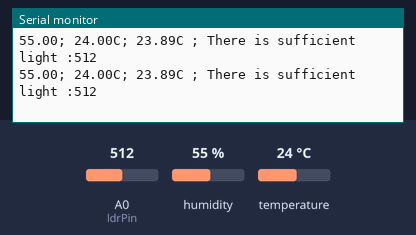
The sketch below on a simulated Arduino Uno, built with avr-gcc and run on an emulated ATmega328P. On the bench: the last lines printed to the serial monitor. The test bench sets the inputs (shaded band); at power-on: A0 (ldrPin) = 512, humidity 55 %, temperature 24 °C.

Above: at 4.8 s.
4.9 s: A0 (ldrPin) set to 585
At 7.3 s:
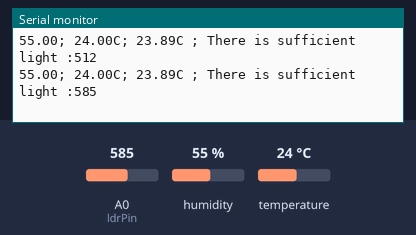
7.9 s: A0 (ldrPin) set to 613
At 8.5 s:
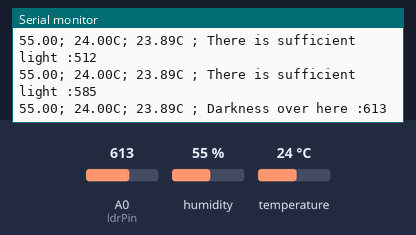

Measured:
- the behaviour switches between 600 and 601 on A0 (ldrPin) (found by bisection; images 1 and 2)
- after the input at 4.9 s, the serial monitor: prints a new line after 1.2 s (image 1)
- after the input at 7.9 s, the serial monitor: prints a new line after 0.20 s (image 2)

The sketch:

weather_detection.ino
```cpp
// (licence header left out)
// REQUIRES the following Arduino libraries:
// - DHT Sensor Library: https://github.com/adafruit/DHT-sensor-library
// - Adafruit Unified Sensor Lib: https://github.com/adafruit/Adafruit_Sensor

#include "DHT.h"

#define DHTPIN 12     // Digital pin connected to the DHT sensor

#define DHTTYPE DHT11   // DHT 11
//#define DHTTYPE DHT22   // DHT 22  (AM2302), AM2321
//#define DHTTYPE DHT21   // DHT 21 (AM2301)

const int ldrPin = A0;

// Connect pin 1 (on the left) of the sensor to +5V
// NOTE: If using a board with 3.3V logic like an Arduino Due connect pin 1
// to 3.3V instead of 5V!
// Connect pin 2 of the sensor to whatever your DHTPIN is
// Connect pin 4 (on the right) of the sensor to GROUND
// Connect a 10K resistor from pin 2 (data) to pin 1 (power) of the sensor

// Initialize DHT sensor.
// Note that older versions of this library took an optional third parameter to
// tweak the timings for faster processors.  This parameter is no longer needed
// as the current DHT reading algorithm adjusts itself to work on faster procs.

DHT dht(DHTPIN, DHTTYPE);

void setup() {
  Serial.begin(9600);
  Serial.println(F("DHTxx test!"));
  Serial.println(F("Humidity; Temperature; Heat Index; Light Intensity"));

  dht.begin();

  pinMode(ldrPin, INPUT);
}

void loop() {
  // Wait a few seconds between measurements.
  delay(2000);

  // Reading temperature or humidity takes about 250 milliseconds!
  // Sensor readings may also be up to 2 seconds 'old' (its a very slow sensor)
  float h = dht.readHumidity();
  // Read temperature as Celsius (the default)
  float t = dht.readTemperature();
  // Read temperature as Fahrenheit (isFahrenheit = true)
  float f = dht.readTemperature(true);

  // Check if any reads failed and exit early (to try again).
  if (isnan(h) || isnan(t) || isnan(f)) {
    Serial.println(F("Failed to read from DHT sensor!"));
    return;
  }

  // Compute heat index in Fahrenheit (the default)
  float hif = dht.computeHeatIndex(f, h);
  // Compute heat index in Celsius (isFahreheit = false)
  float hic = dht.computeHeatIndex(t, h, false);

  //Serial.print(F(" Humidity: "));
  Serial.print(h);
  //Serial.print(F("%  Temperature: "));
  Serial.print(F("; "));
  Serial.print(t);
  Serial.print(F("C"));
  //Serial.print(f);
  //Serial.print(F("F "));
  Serial.print(F("; "));
  //Serial.print(F("F  Heat index: "));
  Serial.print(hic);
  Serial.print(F("C "));
  //Serial.print(hif);
  //Serial.print(F("F"));
  Serial.print(F("; "));

  int ldrStatus = analogRead(ldrPin);
  if (ldrStatus <= 600) {//digitalWrite(ledPin, HIGH); // If LDR senses darkness led pin high that means led will glow.
  Serial.print("There is sufficient light :");
  Serial.println(ldrStatus);
  } else {
  //digitalWrite(ledPin, LOW); // If LDR senses light led pin low that means led will stop glowing.
  Serial.print("Darkness over here :");
  Serial.println(ldrStatus);
  }
}
```
